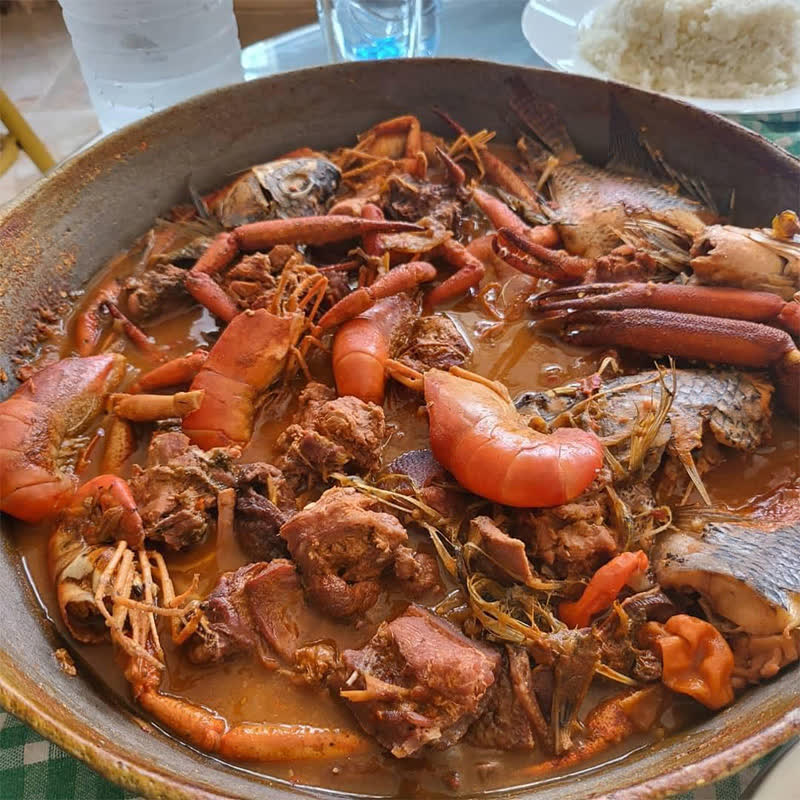
#> input picture assets/images/menu/marmite_pecheur_1.jpg, 800 x 800 px
$ python generate_menu_pdf.py
#> lines starting #> are read from the running program, lines starting #| are printed output that depends on the picture
"""Generate the Espace Beach Ahoué menu PDF using Pillow."""
import os
from PIL import Image, ImageDraw, ImageFont

BASE = os.path.dirname(os.path.abspath(__file__))
IMG_DIR = os.path.join(BASE, "assets", "images")
MENU_DIR = os.path.join(IMG_DIR, "menu")
OUT = os.path.join(BASE, "assets", "Espace_Beach_Ahoue_Menu.pdf")

# A4 at 150 DPI
W, H = 1240, 1754

# Colors
BG = (18, 18, 18)
CARD = (30, 30, 30)
ALT = (26, 26, 26)
GOLD = (255, 215, 0)
TEXT = (245, 237, 229)
MUTED = (212, 196, 176)
WHITE = (255, 255, 255)
GOLD_BORDER = (184, 134, 11)

# Fonts
def get_font(size, bold=False):
    names = ["arialbd.ttf", "arial.ttf"] if bold else ["arial.ttf", "arialbd.ttf"]
    for n in names:
        for p in [os.path.join(os.environ.get("WINDIR", "C:\\Windows"), "Fonts", n),
                  os.path.join("C:\\Windows", "Fonts", n)]:
            if os.path.exists(p):
                return ImageFont.truetype(p, size)
    return ImageFont.load_default()

def get_georgia(size, bold=False):
    names = ["georgiab.ttf", "georgia.ttf", "georgiaz.ttf"] if bold else ["georgia.ttf", "georgiab.ttf"]
    for n in names:
        for p in [os.path.join(os.environ.get("WINDIR", "C:\\Windows"), "Fonts", n),
                  os.path.join("C:\\Windows", "Fonts", n)]:
            if os.path.exists(p):
                return ImageFont.truetype(p, size)
    return get_font(size, bold)


def load_img(path, max_w=None, max_h=None):
    try:
        im = Image.open(path).convert("RGBA")
        if max_w or max_h:
            w, h = im.size
            r = min((max_w / w if max_w else 999), (max_h / h if max_h else 999), 1)
            im = im.resize((int(w * r), int(h * r)), Image.LANCZOS)
        return im
    except Exception:
        return None


def paste_img(page, path, x, y, w, h):
    im = load_img(path, w, h)
    if im:
        im = im.resize((w, h), Image.LANCZOS)
        page.paste(im, (x, y), im if im.mode == "RGBA" else None)


def rounded_rect(draw, xy, radius, fill=None, outline=None, width=1):
    x0, y0, x1, y1 = xy
    r = radius
    if fill:
        draw.rectangle([x0 + r, y0, x1 - r, y1], fill=fill)
        draw.rectangle([x0, y0 + r, x1, y1 - r], fill=fill)
        draw.pieslice([x0, y0, x0 + 2*r, y0 + 2*r], 180, 270, fill=fill)
        draw.pieslice([x1 - 2*r, y0, x1, y0 + 2*r], 270, 360, fill=fill)
        draw.pieslice([x0, y1 - 2*r, x0 + 2*r, y1], 90, 180, fill=fill)
        draw.pieslice([x1 - 2*r, y1 - 2*r, x1, y1], 0, 90, fill=fill)
    if outline:
        draw.arc([x0, y0, x0 + 2*r, y0 + 2*r], 180, 270, fill=outline, width=width)
        draw.arc([x1 - 2*r, y0, x1, y0 + 2*r], 270, 360, fill=outline, width=width)
        draw.arc([x0, y1 - 2*r, x0 + 2*r, y1], 90, 180, fill=outline, width=width)
        draw.arc([x1 - 2*r, y1 - 2*r, x1, y1], 0, 90, fill=outline, width=width)
        draw.line([x0 + r, y0, x1 - r, y0], fill=outline, width=width)
        draw.line([x0 + r, y1, x1 - r, y1], fill=outline, width=width)
        draw.line([x0, y0 + r, x0, y1 - r], fill=outline, width=width)
        draw.line([x1, y0 + r, x1, y1 - r], fill=outline, width=width)


def center_text(draw, text, y, font, fill, page_w=W):
    bbox = draw.textbbox((0, 0), text, font=font)
    tw = bbox[2] - bbox[0]
    draw.text(((page_w - tw) // 2, y), text, font=font, fill=fill)


def section_title(draw, text, y):
    f = get_georgia(42, bold=True)
    center_text(draw, text, y, f, GOLD)
    draw.rectangle([(W // 2 - 60), y + 52, (W // 2 + 60), y + 55], fill=GOLD)
    return y + 70


def sub_title(draw, text, y):
    f = get_georgia(30, bold=True)
    center_text(draw, text, y, f, GOLD)
    return y + 42


def draw_card(page, draw, img_path, name, price, desc, x, y, cw, ch):
    rounded_rect(draw, (x, y, x + cw, y + ch), 12, fill=CARD)
    rounded_rect(draw, (x, y, x + cw, y + ch), 12, outline=GOLD_BORDER + (30,), width=2)

    img_h = ch - 90
    paste_img(page, img_path, x + 4, y + 4, cw - 8, img_h)

    ty = y + img_h + 12
    nf = get_font(22, bold=True)
    pf = get_font(18, bold=True)

    name_display = name if len(name) <= 30 else name[:28] + "..."
    draw.text((x + 10, ty), name_display, font=nf, fill=TEXT)

    price_text = f"{price} FCFA"
    pbbox = draw.textbbox((0, 0), price_text, font=pf)
    pw = pbbox[2] - pbbox[0]
    draw.text((x + cw - pw - 10, ty), price_text, font=pf, fill=GOLD)

    if desc:
        df = get_font(14)
        ty += 30
        lines = []
        words = desc.split()
        line = ""
        for word in words:
            test = (line + " " + word).strip()
            tbbox = draw.textbbox((0, 0), test, font=df)
            if tbbox[2] - tbbox[0] < cw - 24:
                line = test
            else:
                lines.append(line)
                line = word
        if line:
            lines.append(line)
        for ln in lines[:3]:
            draw.text((x + 10, ty), ln, font=df, fill=MUTED)
            ty += 18


def draw_list_item(draw, name, price, x, y, w):
    nf = get_font(16)
    pf = get_font(16, bold=True)
    draw.text((x, y), name, font=nf, fill=TEXT)

    price_text = f"{price} FCFA"
    pbbox = draw.textbbox((0, 0), price_text, font=pf)
    pw = pbbox[2] - pbbox[0]
    draw.text((x + w - pw, y), price_text, font=pf, fill=GOLD)

    # Dotted line
    name_bbox = draw.textbbox((0, 0), name, font=nf)
    name_w = name_bbox[2] - name_bbox[0]
    dots_x = x + name_w + 8
    dots_end = x + w - pw - 8
    for dx in range(int(dots_x), int(dots_end), 10):
        draw.rectangle([dx, y + 12, dx + 3, y + 13], fill=(255, 255, 255, 40))

    return y + 30


def draw_box(draw, title, items, x, y, w):
    line_h = 30
    box_h = len(items) * line_h + 40
    rounded_rect(draw, (x, y, x + w, y + box_h), 10, fill=ALT)
    rounded_rect(draw, (x, y, x + w, y + box_h), 10, outline=(212, 175, 55, 50), width=2)

    tf = get_georgia(20, bold=True)
    tbbox = draw.textbbox((0, 0), title, font=tf)
    tw = tbbox[2] - tbbox[0]
    draw.text(((W - tw) // 2, y + 8), title, font=tf, fill=GOLD)

    iy = y + 36
    for item in items:
        iy = draw_list_item(draw, item["name"], item["price"], x + 14, iy, w - 28)
    return y + box_h + 12


# ==================== DATA ====================
MENU = {
    "specialites": [
        {"name": "Marmite du pecheur", "price": "15 000", "img": "marmite_pecheur_1.jpg", "desc": "Crevettes, poisson carpe, servi avec du riz ou de l'attiéké."},
        {"name": "La Villageoise", "price": "15 000", "img": "la_villageoise.jpg", "desc": "Escargots, écrevisses, champignons. Un incontournable généreux."},
        {"name": "Brochettes d'Agoutis", "price": "7 000", "img": "brochette_agouti.jpg", "desc": "Marinés avec une sauce locale, grillés pour une cuisson parfaite."},
    ],
    "poissons": [
        {"name": "Soupe de Machoiron", "price": "7 000", "img": "soupe_machoiron.jpg", "desc": "Délicieux plat à base d'ingrédients frais."},
        {"name": "Carpe Braisée", "price": "5 000", "img": "poisson_braise.jpg", "desc": "Poisson carpe charnu braisé, avec accompagnement au choix."},
        {"name": "Poisson Fumé", "price": "5 000", "img": "poisson_fumé.jpg", "desc": "Classique du littoral ivoirien, avec attiéké et garniture."},
    ],
    "poissonsExtra": [
        {"name": "Poisson Sosso sauté ou au four", "price": "5 000 - 8 000"},
        {"name": "Poisson Sole braisé ou sautée", "price": "5 000"},
    ],
    "crustaces": [
        {"name": "Gambas sautées", "price": "10 000", "img": "gambas_sauté.jpg", "desc": "Gambas fraîches marinées, poêlées ou au four."},
        {"name": "Ecrevisses au four", "price": "5 000", "img": "ecrevisses.jpg", "desc": "Ecrevisses fraîches, cuites au four avec épices."},
        {"name": "Escargot sauté", "price": "5 000", "img": "escargot_sauté.jpg", "desc": "Un \"Must to see\", une saveur sans commentaires."},
    ],
    "crustacesExtra": [
        {"name": "Brochettes d'escargots", "price": "Sur demande"},
    ],
    "viandes": [
        {"name": "Choukouya de mouton", "price": "10 000", "img": "choukouya_mouton.jpg", "desc": "Mijotée patiemment, tendresse et goût succulent."},
        {"name": "1/4 Kedjenou hérisson", "price": "7 000", "img": "kedjenou_herisson.jpg", "desc": "Gibier local noble, saveur sauvage exaltée."},
        {"name": "Rat palmiste braisé", "price": "6 000", "img": "rat_palmiste.jpg", "desc": "Chair douce et savoureuse, un vrai délice."},
    ],
    "viandesExtra": [
        {"name": "Côtelette d'agneau", "price": "10 000"},
        {"name": "Côte de bœuf", "price": "10 000"},
        {"name": "Côte de porc grillé", "price": "9 000"},
        {"name": "Choukouya de porc", "price": "9 000"},
        {"name": "Sauté de queue de bœuf", "price": "9 000"},
        {"name": "¼ Agoutif", "price": "7 000"},
        {"name": "Mangouste", "price": "7 000"},
        {"name": "Rat de brousse", "price": "6 000"},
        {"name": "Ecureuil", "price": "4 000"},
    ],
    "volailles": [
        {"name": "Riz Soumara au Poulet", "price": "9 000", "img": "riz_soumara_poulet.jpg", "desc": "Saveur atypique du soumara qui fouettera vos papilles."},
        {"name": "Kedjenou de pintade", "price": "8 000", "img": "kedjenou_pintade_2.jpg", "desc": "Volaille mijotée avec les meilleurs épices locales."},
        {"name": "Poulet braisé", "price": "7 000", "img": "poulet_braisé.jpg", "desc": "L'incontournable local, saveur exaltée par les flammes."},
    ],
    "volaillesExtra": [
        {"name": "Riz Soumara pintade", "price": "10 000"},
        {"name": "Riz cantonnais pintade", "price": "10 000"},
        {"name": "Riz cantonnais au poulet", "price": "9 000"},
        {"name": "Pintade braisée", "price": "8 000"},
        {"name": "Pintade sautée", "price": "8 000"},
        {"name": "Poulet sauté", "price": "7 000"},
        {"name": "Kédjénou de poulet", "price": "7 000"},
        {"name": "Caille braisée", "price": "5 000"},
        {"name": "Caille sautée", "price": "5 000"},
        {"name": "Kedjenou de Caille", "price": "5 000"},
        {"name": "Perdrix braisée", "price": "4 000"},
        {"name": "Perdrix sautée", "price": "4 000"},
        {"name": "Kedjenou de Perdrix", "price": "4 000"},
    ],
    "accompagnements": [
        {"name": "Frites Pommes de terre", "price": "2 000", "img": "frites.jpg"},
        {"name": "Alloco", "price": "1 000", "img": "alloco_1.jpg"},
        {"name": "Igname Bouillie", "price": "1 000", "img": "igname_bouillie.jpg"},
        {"name": "Attiéké ou Riz", "price": "500", "img": "attiéké.jpg"},
    ],
    "accompagnementsExtra": [
        {"name": "Igname Frite", "price": "1 500"},
        {"name": "Sauce Graine", "price": "1 000"},
        {"name": "Sauce Arachide", "price": "1 000"},
        {"name": "Sauce Gnangnan", "price": "1 000"},
        {"name": "Sauce Aubergine", "price": "1 000"},
    ],
    "spiritueux": [
        {"name": "Champagne", "price": "25 000"},
        {"name": "Martini", "price": "13 000"},
        {"name": "Campari", "price": "10 000"},
        {"name": "Vin mousseux", "price": "7 000"},
    ],
    "vins": [
        {"name": "Vin Bordeaux", "price": "3 000 - 8 000"},
        {"name": "Vin Valpierre", "price": "2 500"},
    ],
    "bieres": [
        {"name": "Beaufort", "price": "800"},
        {"name": "Téquila", "price": "700"},
        {"name": "Bock 66", "price": "700"},
        {"name": "Despérado", "price": "700"},
        {"name": "Racine", "price": "700"},
        {"name": "Dopel", "price": "700"},
        {"name": "Heineken", "price": "700"},
    ],
    "cafes": [
        {"name": "Café", "price": "1 000"},
        {"name": "Expresso", "price": "1 000"},
        {"name": "Orangina", "price": "1 000"},
        {"name": "Cody's", "price": "1 000"},
        {"name": "Sanbitter", "price": "1 000"},
        {"name": "Sucreries (Fanta, Coca...)", "price": "800"},
        {"name": "Rhino", "price": "700"},
    ],
}


def build_cover():
    page = Image.new("RGB", (W, H), BG)
    draw = ImageDraw.Draw(page)

    # Logo
    logo = load_img(os.path.join(IMG_DIR, "logo.png"), 200, 200)
    if logo:
        lx = (W - logo.width) // 2
        page.paste(logo, (lx, 200), logo if logo.mode == "RGBA" else None)

    # Gold border on logo
    if logo:
        draw.ellipse([(lx - 4, 196), (lx + logo.width + 4, 200 + logo.height + 4)], outline=GOLD, width=3)

    # Title
    tf = get_georgia(72, bold=True)
    center_text(draw, "Espace Beach Ahoué", 460, tf, GOLD)

    # Line
    draw.rectangle([(W // 2 - 80), 540, (W // 2 + 80), 544], fill=GOLD)

    # Subtitle
    sf = get_georgia(56, bold=True)
    center_text(draw, "Carte du Menu", 570, sf, TEXT)

    # Tag
    tagf = get_font(26)
    center_text(draw, "RESTAURANT & BAR", 650, tagf, MUTED)

    # Border box
    rounded_rect(draw, (W // 2 - 160, 710, W // 2 + 160, 756), 6, outline=GOLD, width=2)
    bf = get_font(22, bold=True)
    center_text(draw, "CUISINE IVOIRIENNE MODERNE", 718, bf, GOLD)

    # Contact
    cf = get_font(18)
    center_text(draw, "Route d'Alépé, Ahoué  |  +225 27 33 76 43 59", 820, cf, MUTED)
    sf2 = get_font(16)
    center_text(draw, "ahouebeach.net", 860, sf2, (150, 150, 150))

    return page


def build_food():
    page = Image.new("RGB", (W, H), BG)
    draw = ImageDraw.Draw(page)
    d = MENU
    y = 40
    lm = 50
    page_w = W - 100
    card_w = (page_w - 30) // 2
    card_h = 220

    # Spécialités
    y = section_title(draw, "Nos Spécialités", y)
    for i, item in enumerate(d["specialites"]):
        col = i % 2
        ix = lm + col * (card_w + 30)
        draw_card(page, draw, os.path.join(MENU_DIR, item["img"]),
                  item["name"], item["price"], item.get("desc", ""),
                  ix, y, card_w, card_h)
    y += card_h + 20

    # Poissons & Crustacés
    y = section_title(draw, "Nos Poissons & Crustacés", y)
    y = sub_title(draw, "Poissons", y)
    for i, item in enumerate(d["poissons"]):
        col = i % 2
        ix = lm + col * (card_w + 30)
        draw_card(page, draw, os.path.join(MENU_DIR, item["img"]),
                  item["name"], item["price"], item.get("desc", ""),
                  ix, y, card_w, card_h)
    y += card_h + 10
    y = draw_box(draw, "Suite Poissons", d["poissonsExtra"], lm, y, page_w)

    y = sub_title(draw, "Les Crustacés", y)
    for i, item in enumerate(d["crustaces"]):
        col = i % 2
        ix = lm + col * (card_w + 30)
        draw_card(page, draw, os.path.join(MENU_DIR, item["img"]),
                  item["name"], item["price"], item.get("desc", ""),
                  ix, y, card_w, card_h)
    y += card_h + 10
    y = draw_box(draw, "Suite des Crustacés", d["crustacesExtra"], lm, y, page_w)

    # Viandes & Volailles
    y = section_title(draw, "Nos Viandes & Volailles", y)
    if y > H - 300:
        page2 = Image.new("RGB", (W, H), BG)
        draw = ImageDraw.Draw(page2)
        y = 40

    y = sub_title(draw, "Les Viandes", y)
    for i, item in enumerate(d["viandes"]):
        col = i % 2
        ix = lm + col * (card_w + 30)
        draw_card(page, draw, os.path.join(MENU_DIR, item["img"]),
                  item["name"], item["price"], item.get("desc", ""),
                  ix, y, card_w, card_h)
    y += card_h + 10
    y = draw_box(draw, "Suites Viandes", d["viandesExtra"], lm, y, page_w)

    y = sub_title(draw, "Les Volailles", y)
    for i, item in enumerate(d["volailles"]):
        col = i % 2
        ix = lm + col * (card_w + 30)
        draw_card(page, draw, os.path.join(MENU_DIR, item["img"]),
                  item["name"], item["price"], item.get("desc", ""),
                  ix, y, card_w, card_h)
    y += card_h + 10
    y = draw_box(draw, "Suite Volailles", d["volaillesExtra"], lm, y, page_w)

    # Accompagnements
    y = section_title(draw, "Nos Accompagnements", y)
    acc_w = (page_w - 60) // 4
    acc_h = 180
    for i, item in enumerate(d["accompagnements"]):
        ix = lm + i * (acc_w + 20)
        draw_card(page, draw, os.path.join(MENU_DIR, item["img"]),
                  item["name"], item["price"], "",
                  ix, y, acc_w, acc_h)
    y += acc_h + 10
    y = draw_box(draw, "Extras", d["accompagnementsExtra"], lm, y, page_w)

    return page


def build_drinks():
    page = Image.new("RGB", (W, H), BG)
    draw = ImageDraw.Draw(page)
    d = MENU
    y = 40
    lm = 50
    page_w = W - 100

    y = section_title(draw, "Les Boissons", y)

    for section_title_text, items, banner_file in [
        ("Spiritueux", d["spiritueux"], "spiritueux.jpg"),
        ("Vins", d["vins"], "vins.jpg"),
        ("Bières", d["bieres"], "bieres.jpg"),
        ("Cafés & Sucreries", d["cafes"], "sucreries.jpg"),
    ]:
        line_h = 30
        box_h = len(items) * line_h + 60

        rounded_rect(draw, (lm, y, lm + page_w, y + box_h), 10, fill=ALT)
        rounded_rect(draw, (lm, y, lm + page_w, y + box_h), 10, outline=(212, 175, 55, 50), width=2)

        stf = get_georgia(26, bold=True)
        stbbox = draw.textbbox((0, 0), section_title_text, font=stf)
        stw = stbbox[2] - stbbox[0]
        draw.text(((W - stw) // 2, y + 8), section_title_text, font=stf, fill=GOLD)

        iy = y + 40
        # Banner
        banner_path = os.path.join(MENU_DIR, banner_file)
        banner_im = load_img(banner_path, page_w - 20, 80)
        if banner_im:
            bx = lm + (page_w - banner_im.width) // 2
            page.paste(banner_im, (bx, iy), banner_im if banner_im.mode == "RGBA" else None)
            iy += banner_im.height + 8

        for item in items:
            iy = draw_list_item(draw, item["name"], item["price"], lm + 14, iy, page_w - 28)

        y += box_h + 16

    # Footer
    y += 10
    rounded_rect(draw, (lm, y, lm + page_w, y + 50), 8, outline=(255, 215, 0, 50), width=2)
    ftf = get_georgia(22, bold=True)
    center_text(draw, "Pour commander ou réserver", y + 6, ftf, GOLD)
    ff = get_font(18)
    center_text(draw, "WhatsApp : +225 07 94 10 94", y + 30, ff, MUTED)

    return page


def main():
    print("Generating PDF...")
    pages = [build_cover(), build_food(), build_drinks()]
#> in build_food, `y = section_title(draw, "Nos Spécialités", y)`: y = 110
#> call 2 of load_img, with path = 'assets/images/menu/marmite_pecheur_1.jpg', max_w = 547, max_h = 130
#> in load_img (call 2), `im = im.resize((int(w * r), int(h * r)), Image.LANCZOS)`:
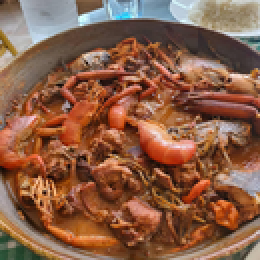
#> im: PIL image 130x130 RGBA (shown 2 times larger); mean R, G, B, A 138.4, 94, 70.6, 255
#> in paste_img, `im = im.resize((w, h), Image.LANCZOS)`:
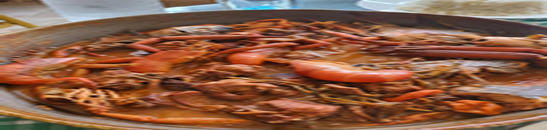
#> im: PIL image 547x130 RGBA; mean R, G, B, A 138.4, 94, 70.6, 255
#> in paste_img, `page.paste(im, (x, y), im if im.mode == "RGBA" else None)`:
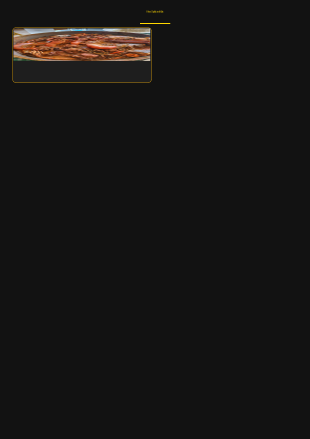
#> page: PIL image 1240x1754 RGB (shown at 1/4 size); mean R, G, B 22.5, 21, 20
#> in draw_card, `ty = y + img_h + 12`: ty = 252
#> in draw_card, `ty += 30`: ty = 282
#> the loop in draw_card, `for ln in lines[:3]:` made 1 pass
#> ty on pass 1: 300
#> after the loop in draw_card, `for ln in lines[:3]:`: ty = 300
#> in build_food, `y += card_h + 20`: y = 350
#> in build_food, `y = section_title(draw, "Nos Poissons & Crustacés", y)`: y = 420
#> in build_food, `y = sub_title(draw, "Poissons", y)`: y = 462
#> call 4 of paste_img, with path = 'assets/images/menu/soupe_machoiron.jpg', x = 54, y = 466, w = 547, h = 130
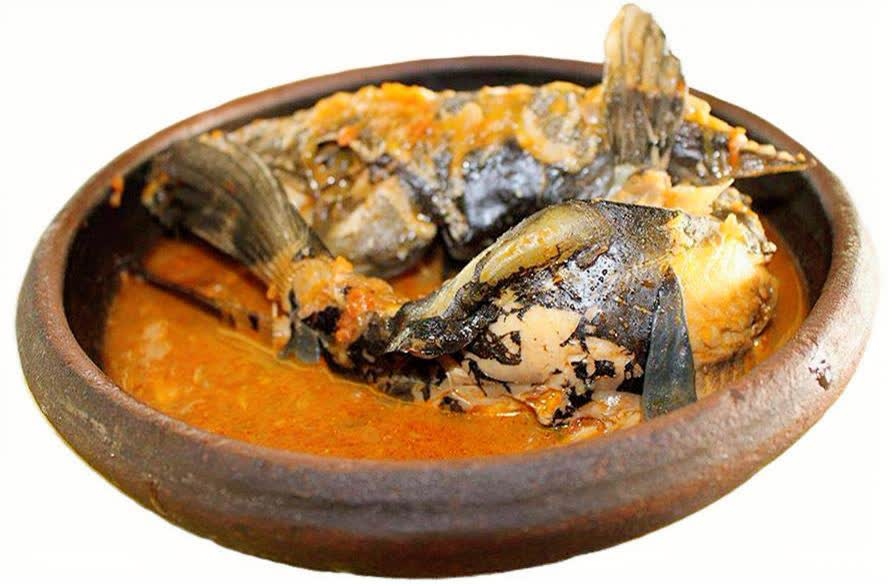
#> input picture assets/images/menu/soupe_machoiron.jpg, 892 x 584 px
#> in load_img (call 5), `im = im.resize((int(w * r), int(h * r)), Image.LANCZOS)`:
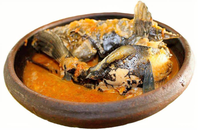
#> im: PIL image 198x130 RGBA; mean R, G, B, A 183.9, 157, 127.4, 255
#> in paste_img (call 4), `im = im.resize((w, h), Image.LANCZOS)`:
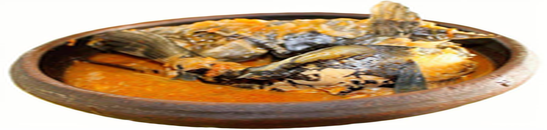
#> im: PIL image 547x130 RGBA; mean R, G, B, A 183.9, 157, 127.4, 255
#> (the rest of the program and of its run is left out)
